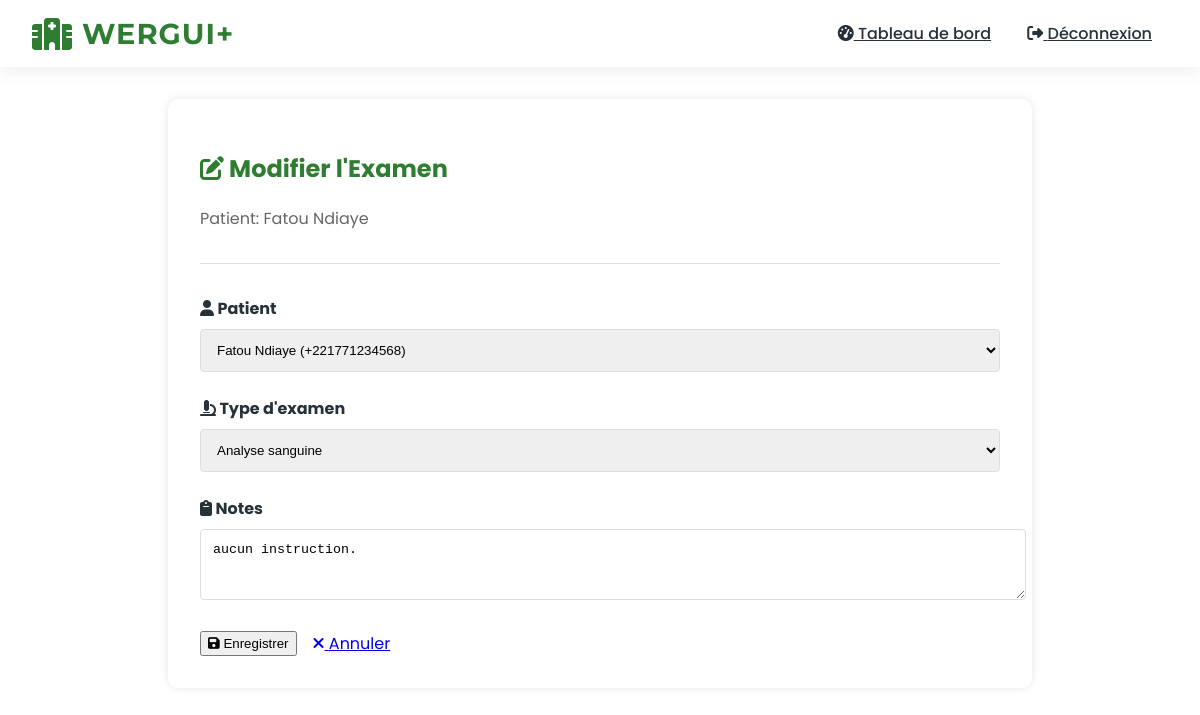
Screenshot of /doctor/edit-exam/1/ (signed in) with the database file from the repository.
### accounts/models.py (models this page shows, shortened)
class MedicalExam(models.Model):
    EXAM_TYPES = (
        ('BLOOD', 'Analyse sanguine'),
        ('RADIO', 'Radiographie'),
        ('SCAN', 'Scanner'),
        ('OTHER', 'Autre'),
    )
    patient = models.ForeignKey(CustomUser, on_delete=models.CASCADE, related_name='exams')
    requested_by = models.ForeignKey(CustomUser, on_delete=models.CASCADE, related_name='requested_exams')
    exam_type = models.CharField(max_length=10, choices=EXAM_TYPES)
    requested_at = models.DateTimeField(auto_now_add=True)
    completed_at = models.DateTimeField(null=True, blank=True)
    results = models.TextField(blank=True)
    notes = models.TextField(blank=True)

class CustomUser(AbstractUser):
    ROLES = (
        ('DOCTOR', 'Médecin'),
        ('NURSE', 'Infirmier'),
        ('PHARMACIST', 'Pharmacien'),
        ('ADMIN', 'Administrateur'),
        ('PATIENT', 'Patient'),
    )
    role = models.CharField(max_length=15, choices=ROLES)
    phone_regex = RegexValidator(
        regex=r'^\+?1?\d{9,15}$',
        message="Le numéro de téléphone doit être au format: '+221771234567'."
    )
    phone_number = models.CharField(validators=[phone_regex], max_length=17, unique=True)
    is_verified = models.BooleanField(default=False)
    mfa_code = models.CharField(max_length=6, null=True, blank=True)
    mfa_code_created_at = models.DateTimeField(null=True, blank=True)
    groups = models.ManyToManyField(
        'auth.Group',
        verbose_name='groups',
        blank=True,
        help_text='The groups this user belongs to.',
        related_name="customuser_set",
        related_query_name="user",
    )
    user_permissions = models.ManyToManyField(
        'auth.Permission',
        verbose_name='user permissions',
        blank=True,
        help_text='Specific permissions for this user.',
        related_name="customuser_set",
        related_query_name="user",
    )

### accounts/views.py (the view, shortened to what this page needs)
# urls.py: path('doctor/edit-exam/<int:exam_id>/', views.edit_exam, name='edit_exam'),
@login_required
@role_required('DOCTOR')
def edit_exam(request, exam_id):
    exam = get_object_or_404(MedicalExam, id=exam_id)
    if exam.requested_by != request.user:
        messages.error(request, "Vous ne pouvez modifier que vos propres demandes d'examen.")
        return redirect('view_exam_results')
    patients = CustomUser.objects.filter(role='PATIENT')
    context = {
        'exam': exam,
        'patients': patients,
        'exam_types': MedicalExam.EXAM_TYPES
    }
    return render(request, 'accounts/doctor/edit_exam.html', context)

### accounts/views.py (called while the page is built)
def role_required(*roles):
    def decorator(view_func):
        @wraps(view_func)
        def _wrapped_view(request, *args, **kwargs):
            if request.user.role not in roles:
                messages.error(request, "Vous n'avez pas la permission d'accéder à cette page.")
                return redirect('dashboard')
            return view_func(request, *args, **kwargs)
        return _wrapped_view
    return decorator

### accounts/templates/accounts/doctor/edit_exam.html (shortened to what this page needs)
{% extends "base.html" %}
{% block content %}
<div class="doctor-container" style="background: white; padding: 2rem; border-radius: 10px; box-shadow: 0 0 10px rgba(0,0,0,0.1); max-width: 800px; margin: 0 auto;">
    <div class="doctor-header" style="margin-bottom: 2rem; border-bottom: 1px solid #e0e0e0; padding-bottom: 1rem;">
        <h2 style="color: var(--medical-green);">
            <i class="fas fa-edit"></i> Modifier l'Examen
        </h2>
        <p style="color: #666;">Patient: {{ exam.patient.get_full_name }}</p>
    </div>
    <form method="post">
        <div class="form-group" style="margin-bottom: 1.5rem;">
            <label for="patient" style="display: block; margin-bottom: 0.5rem; font-weight: bold;">
                <i class="fas fa-user"></i> Patient
            </label>
            <select id="patient" name="patient_id" class="form-select" style="width: 100%; padding: 0.75rem; border: 1px solid #ddd; border-radius: 4px;" required>
                {% for patient in patients %}
                <option value="{{ patient.id }}" {% if patient == exam.patient %}selected{% endif %}>
                    {{ patient.get_full_name }} ({{ patient.phone_number }})
                </option>
                {% endfor %}
            </select>
        </div>
        <div class="form-group" style="margin-bottom: 1.5rem;">
            <label for="exam_type" style="display: block; margin-bottom: 0.5rem; font-weight: bold;">
                <i class="fas fa-microscope"></i> Type d'examen
            </label>
            <select id="exam_type" name="exam_type" class="form-select" style="width: 100%; padding: 0.75rem; border: 1px solid #ddd; border-radius: 4px;" required>
                {% for type, display in exam_types %}
                <option value="{{ type }}" {% if type == exam.exam_type %}selected{% endif %}>{{ display }}</option>
                {% endfor %}
            </select>
        </div>
        <div class="form-group" style="margin-bottom: 1.5rem;">
            <label for="notes" style="display: block; margin-bottom: 0.5rem; font-weight: bold;">
                <i class="fas fa-clipboard"></i> Notes
            </label>
            <textarea id="notes" name="notes" rows="3" class="form-textarea" style="width: 100%; padding: 0.75rem; border: 1px solid #ddd; border-radius: 4px;">{{ exam.notes }}</textarea>
        </div>
        <div class="form-actions" style="display: flex; gap: 1rem;">
            <button type="submit" class="btn-pharmacist">
                <i class="fas fa-save"></i> Enregistrer
            </button>
            <a href="{% url 'view_exam_detail' exam.id %}" class="btn-pharmacist-outline">
                <i class="fas fa-times"></i> Annuler
            </a>
        </div>
    </form>
</div>
{% endblock %}

### templates/base.html (style rules this page uses)
:root { --medical-green: #2E7D32; --green-dark: #1B5E20; --green-light: #81C784; --white: #FFFFFF; --gray-light: #FAFAFA; --text-dark: #263238; }
body { font-family: 'Poppins', sans-serif; background-color: var(--white); color: var(--text-dark); margin: 0; overflow-x: hidden; }

### rows the page displays
MedicalExam: patient.get_full_name "Fatou Ndiaye", patient_id "Fatou Ndiaye (+221771234568)", exam_type "Analyse sanguine", notes "aucun instruction."
